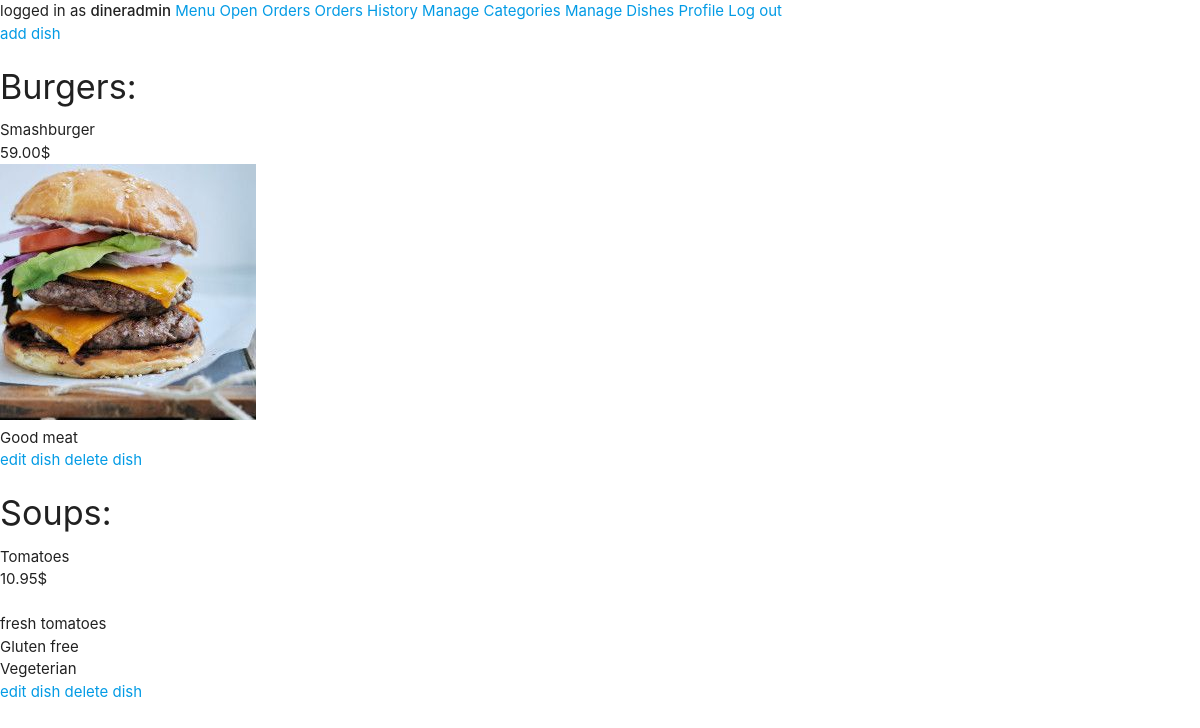
Page /backoffice/dishes/ (signed in) on the earlier database version.
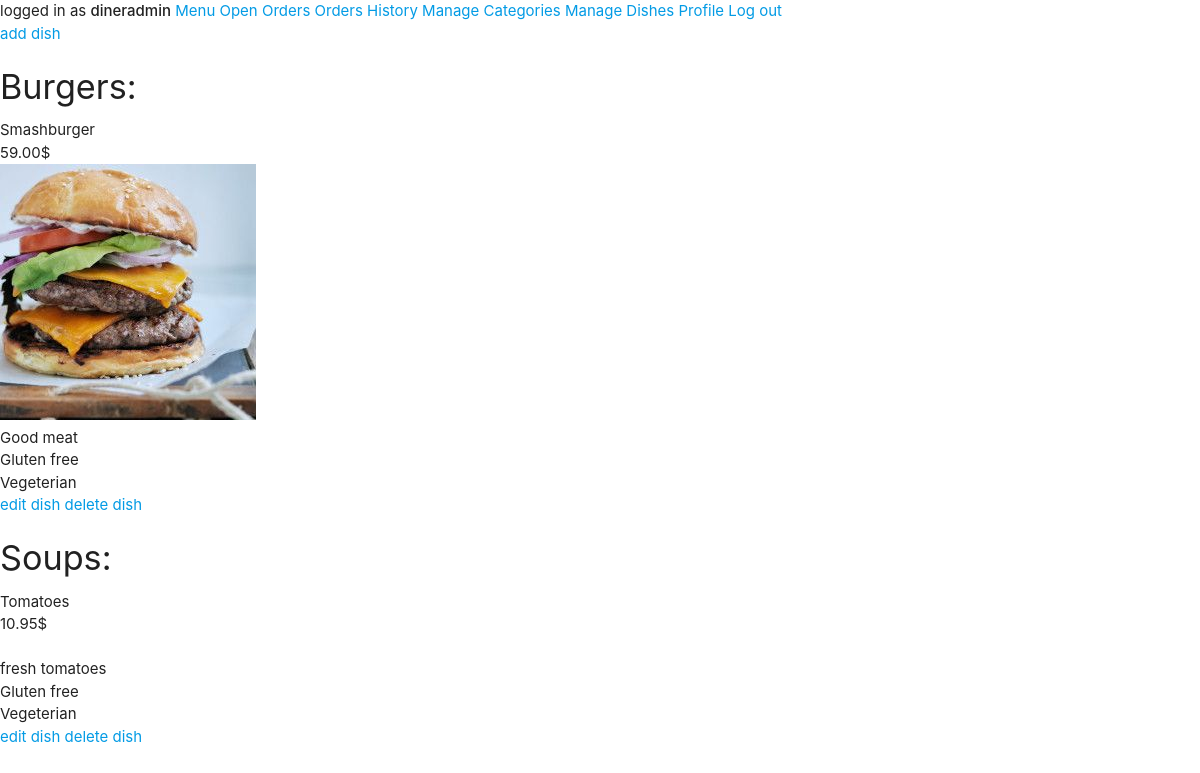
Same page on the later database version.
### main/models.py (models this page shows, shortened)
class Dish(models.Model):
    name = models.CharField(max_length=200, blank=False)
    price = models.DecimalField(max_digits=5, decimal_places=2, blank=False)
    description = models.TextField(blank=False)
    is_gluten_free = models.BooleanField(default=False)
    is_vegeterian = models.BooleanField(default=False)
    category = models.ForeignKey(Category, on_delete=models.CASCADE, limit_choices_to={'is_deleted':False})
    is_deleted = models.BooleanField(default=False)
    image_Url = models.CharField(max_length=1000, null=True, blank=True)
    image_file = models.ImageField(upload_to=dish_image_path, null=True, blank=True)

### manage_dishes/views.py (the view)
# urls.py: path('', views.show_dishes, name="show_dishes"),
@staff_member_required(login_url='backoffice_login')
def show_dishes(request):
    all_categories = Category.objects.filter(is_deleted=False)
    return render(request, 'manage_dishes/show_dishes.html', {'all_categories':all_categories})

### manage_dishes/templates/manage_dishes/show_dishes.html (shortened to what this page needs)
{% extends 'layouts/manage_dishes.html' %}
{% block dishes-content %}
<a href="{% url 'add_dish' %}">add dish</a>
{% for category in all_categories %}
    <h4>{{category.name}}:</h4>
    {% for dish in category.dish_set.all %}
        {% if dish.is_deleted == False %}
            {% include 'common/dish_details.html' %}
            <a href="{% url 'edit_dish' id=dish.id %}">edit dish</a>
            <a href="{% url 'delete_dish' id=dish.id %}">delete dish</a>
        {% endif %}
    {% endfor %}
{% endfor %}
{% endblock dishes-content %}

### main/templates/common/dish_details.html
{% load static %}
<div>{{dish.name}}</div>
<div>{{dish.price}}$</div>
<div>
    {% if dish.image_file %}
        <img src="/{{dish.image_file}}" alt="">
    {% else %}
        <img src="{{dish.image_Url}}" alt="">
    {% endif %}
</div>
<div>{{dish.description}}</div>
{% if dish.is_gluten_free %}
    <div>Gluten free</div>
{% endif %}
{% if dish.is_vegeterian %}
    <div>Vegeterian</div>
{% endif %}

Differences in the rows shown:
changed Dish "Smashburger": now shows "Gluten free"; now shows "Vegeterian"
